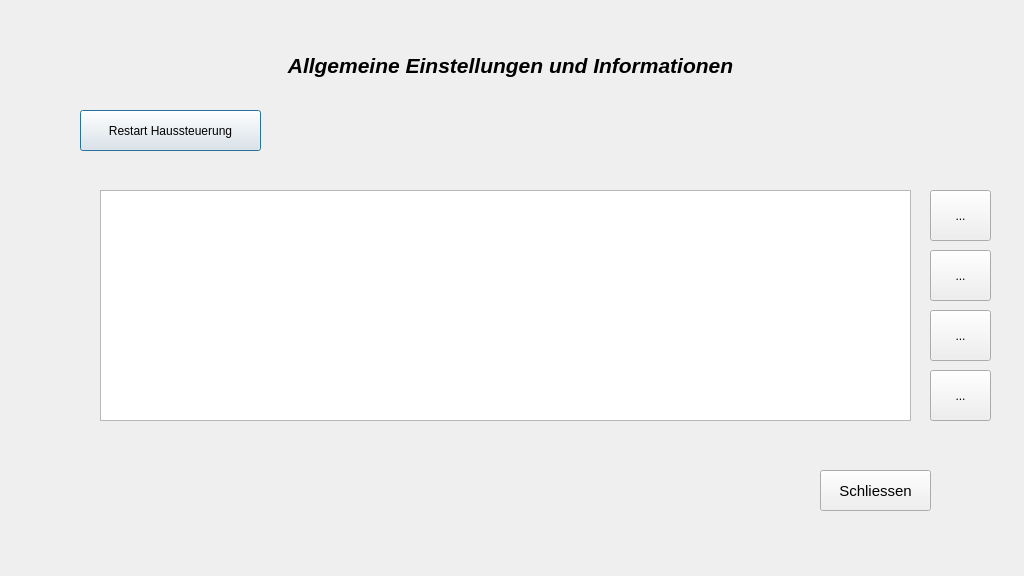
<?xml version="1.0" encoding="UTF-8"?>
<ui version="4.0">
 <class>AllgemeineEinstellungen</class>
 <widget class="QDialog" name="AllgemeineEinstellungen">
  <property name="geometry">
   <rect>
    <x>0</x>
    <y>0</y>
    <width>1024</width>
    <height>576</height>
   </rect>
  </property>
  <property name="windowTitle">
   <string>Dialog</string>
  </property>
  <property name="modal">
   <bool>true</bool>
  </property>
  <widget class="QLabel" name="label_6">
   <property name="geometry">
    <rect>
     <x>10</x>
     <y>50</y>
     <width>1001</width>
     <height>31</height>
    </rect>
   </property>
   <property name="font">
    <font>
     <pointsize>16</pointsize>
     <weight>75</weight>
     <italic>true</italic>
     <bold>true</bold>
    </font>
   </property>
   <property name="text">
    <string>Allgemeine Einstellungen und Informationen</string>
   </property>
   <property name="alignment">
    <set>Qt::AlignCenter</set>
   </property>
  </widget>
  <widget class="QPushButton" name="pushButton_restartHaussteuerung">
   <property name="geometry">
    <rect>
     <x>80</x>
     <y>110</y>
     <width>181</width>
     <height>41</height>
    </rect>
   </property>
   <property name="text">
    <string>Restart Haussteuerung</string>
   </property>
  </widget>
  <widget class="QPushButton" name="pushButton_Close">
   <property name="geometry">
    <rect>
     <x>820</x>
     <y>470</y>
     <width>111</width>
     <height>41</height>
    </rect>
   </property>
   <property name="font">
    <font>
     <pointsize>11</pointsize>
    </font>
   </property>
   <property name="text">
    <string>Schliessen</string>
   </property>
  </widget>
  <widget class="QTextBrowser" name="textBrowser_LogFile">
   <property name="enabled">
    <bool>true</bool>
   </property>
   <property name="geometry">
    <rect>
     <x>100</x>
     <y>190</y>
     <width>811</width>
     <height>231</height>
    </rect>
   </property>
  </widget>
  <widget class="QToolButton" name="btnSliderDown">
   <property name="geometry">
    <rect>
     <x>930</x>
     <y>250</y>
     <width>61</width>
     <height>51</height>
    </rect>
   </property>
   <property name="text">
    <string>...</string>
   </property>
   <property name="icon">
    <iconset resource="hsGui.qrc">
     <normaloff>:/new/jalousie/resource/Auf.png</normaloff>:/new/jalousie/resource/Auf.png</iconset>
   </property>
   <property name="iconSize">
    <size>
     <width>24</width>
     <height>24</height>
    </size>
   </property>
  </widget>
  <widget class="QToolButton" name="btnSliderUp">
   <property name="geometry">
    <rect>
     <x>930</x>
     <y>310</y>
     <width>61</width>
     <height>51</height>
    </rect>
   </property>
   <property name="text">
    <string>...</string>
   </property>
   <property name="icon">
    <iconset resource="hsGui.qrc">
     <normaloff>:/new/jalousie/resource/Ab.png</normaloff>:/new/jalousie/resource/Ab.png</iconset>
   </property>
   <property name="iconSize">
    <size>
     <width>24</width>
     <height>24</height>
    </size>
   </property>
  </widget>
  <widget class="QToolButton" name="btnSliderUpMax">
   <property name="geometry">
    <rect>
     <x>930</x>
     <y>370</y>
     <width>61</width>
     <height>51</height>
    </rect>
   </property>
   <property name="text">
    <string>...</string>
   </property>
   <property name="icon">
    <iconset resource="hsGui.qrc">
     <normaloff>:/new/jalousie/resource/ImpAb.png</normaloff>:/new/jalousie/resource/ImpAb.png</iconset>
   </property>
   <property name="iconSize">
    <size>
     <width>24</width>
     <height>24</height>
    </size>
   </property>
  </widget>
  <widget class="QToolButton" name="btnSliderDownMax">
   <property name="geometry">
    <rect>
     <x>930</x>
     <y>190</y>
     <width>61</width>
     <height>51</height>
    </rect>
   </property>
   <property name="text">
    <string>...</string>
   </property>
   <property name="icon">
    <iconset resource="hsGui.qrc">
     <normaloff>:/new/jalousie/resource/ImpAuf.png</normaloff>:/new/jalousie/resource/ImpAuf.png</iconset>
   </property>
   <property name="iconSize">
    <size>
     <width>24</width>
     <height>24</height>
    </size>
   </property>
  </widget>
 </widget>
 <resources>
  <include location="hsGui.qrc"/>
 </resources>
 <connections>
  <connection>
   <sender>pushButton_Close</sender>
   <signal>clicked()</signal>
   <receiver>AllgemeineEinstellungen</receiver>
   <slot>close()</slot>
   <hints>
    <hint type="sourcelabel">
     <x>866</x>
     <y>482</y>
    </hint>
    <hint type="destinationlabel">
     <x>966</x>
     <y>445</y>
    </hint>
   </hints>
  </connection>
 </connections>
</ui>
